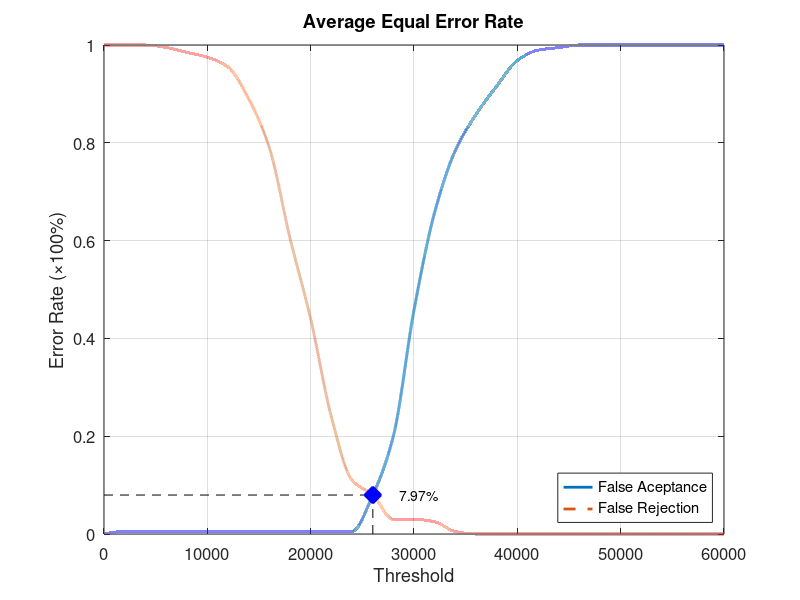
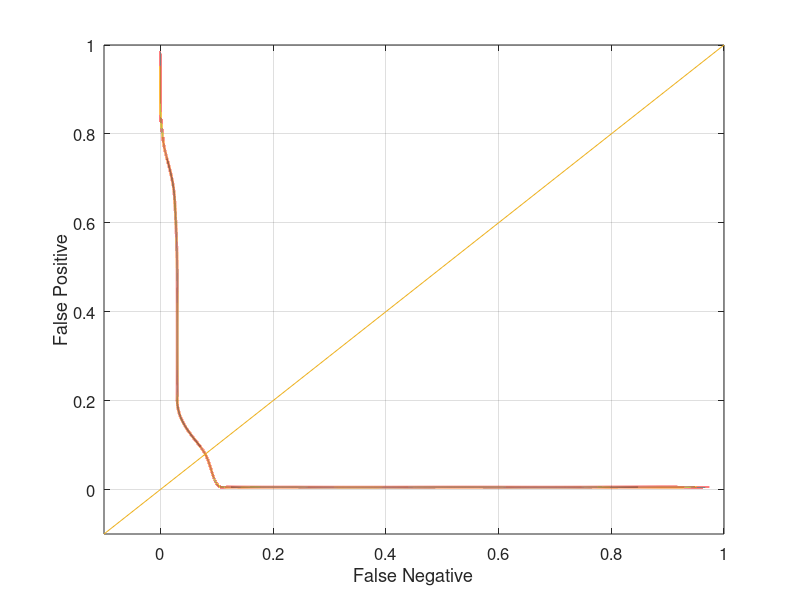

The MATLAB script that drew these images, in order:
function yEER = Database5_3
close all;
clear;
clc;
x = 0:2000:60000;
xq = 0:0.5:60000;

y0 = [0 0.00526316 0.00526316 0.00526316 0.00526316 0.00526316 0.00526316 0.00526316 0.00526316 0.00526316 0.00526316 0.00526316 0.00526316 0.0789474 0.2 0.457895 0.657895 0.784211 0.857895 0.915789 0.968421 0.989474 0.994737 1 1 1 1 1 1 1 1];
yy0 = interp1(x, y0, xq, 'pchip');
y1 = [1 1 1 0.995 0.985 0.975 0.955 0.89 0.79 0.605 0.44 0.24 0.11 0.08 0.03 0.03 0.025 0.005 0 0 0 0 0 0 0 0 0 0 0 0 0];
yy1 = interp1(x, y1, xq, 'pchip');

% Calculating EER: 
y2 = abs(y0 - y1);
find(y2 == min(y2))
yy2 = abs(yy0 - yy1);
xEER = find(yy2 == min(yy2));
xEERIndex = xq(xEER) % X-axis EER
yEER = yy0(xEER) % Y-axis EER

main = figure
plot(xq, yy0,'-','LineWidth', 2);	hold on
plot(xq, yy1,'--','LineWidth', 2);	hold on
plot([xEERIndex xEERIndex], [0 yEER], 'k--');	hold on
plot([0 xEERIndex], [yEER yEER], 'k--');	hold on
plot(xEERIndex, yEER, 'bx', 'LineWidth', 10);	hold on
text(xEERIndex + 10 * xEERIndex / 100, yEER, [num2str(round((10000 * yEER)) / 100) '%'])
legend('False Aceptance', 'False Rejection', 'Location', 'SouthEast')
xlabel('Threshold')
ylabel('Error Rate (\times100%)')
title('Average Equal Error Rate')
set(gca, 'FontSize', 12)
axis([0 60000 0 1])
grid on

print(main, 'Database5_3Main', '-dpng');
FNRxFPR = figure('Color', [1 1 1]);
plot(yy1, yy0, '-', yy1, yy0, 'LineWidth', 2);
hold on
y = -0.1:0.1:1
plot(y, y); 
set(gca, 'FontSize', 12)
xlabel('False Negative')
ylabel('False Positive')
axis([-0.1 1 -0.1 1])
set(gca, 'FontSize', 12)
grid on

print(FNRxFPR, 'Database5_3FNRxFPR','-dpng');
end
